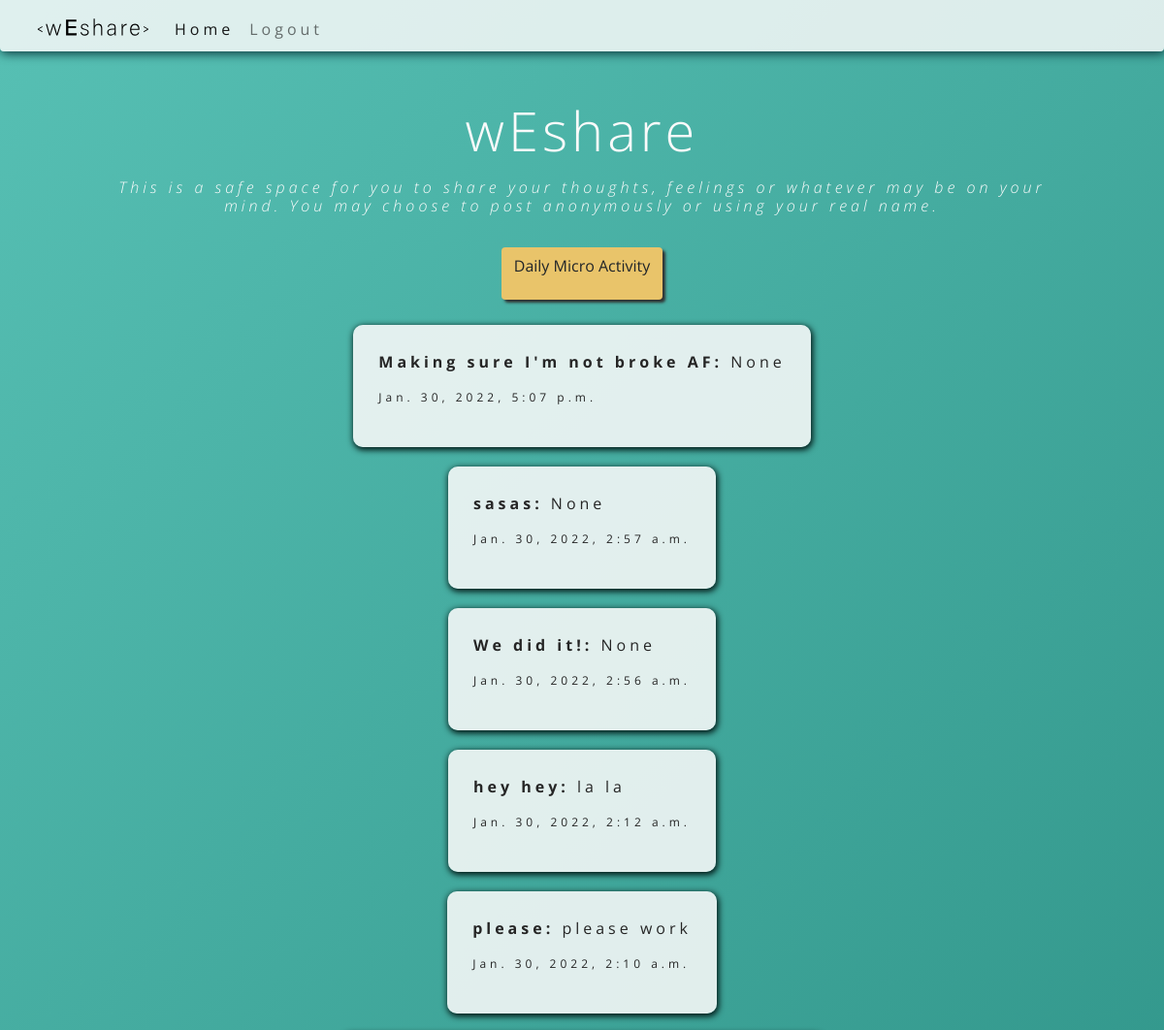
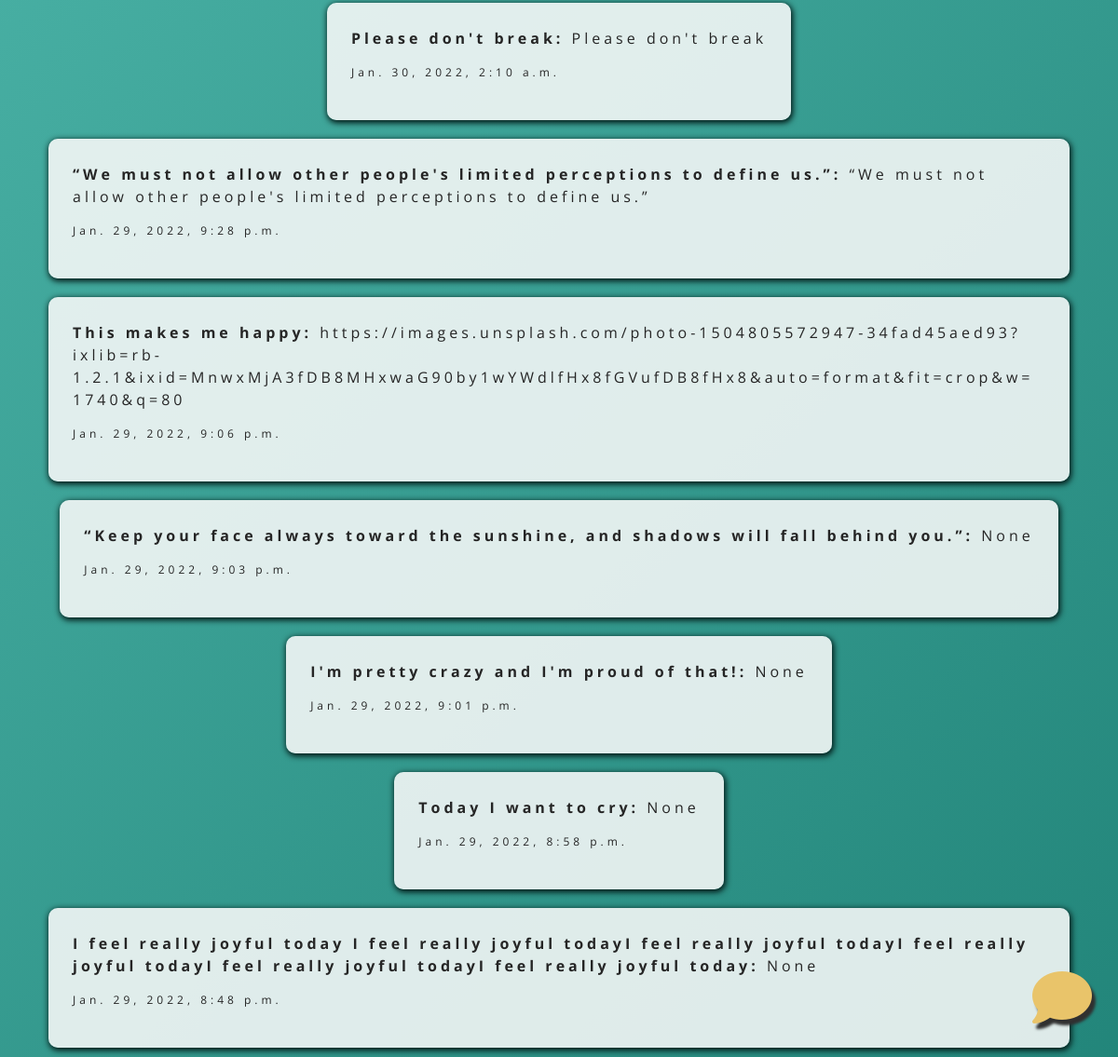
/view_posts/ (signed in), run on an earlier commit of the app's database (2 pictures, top to bottom).
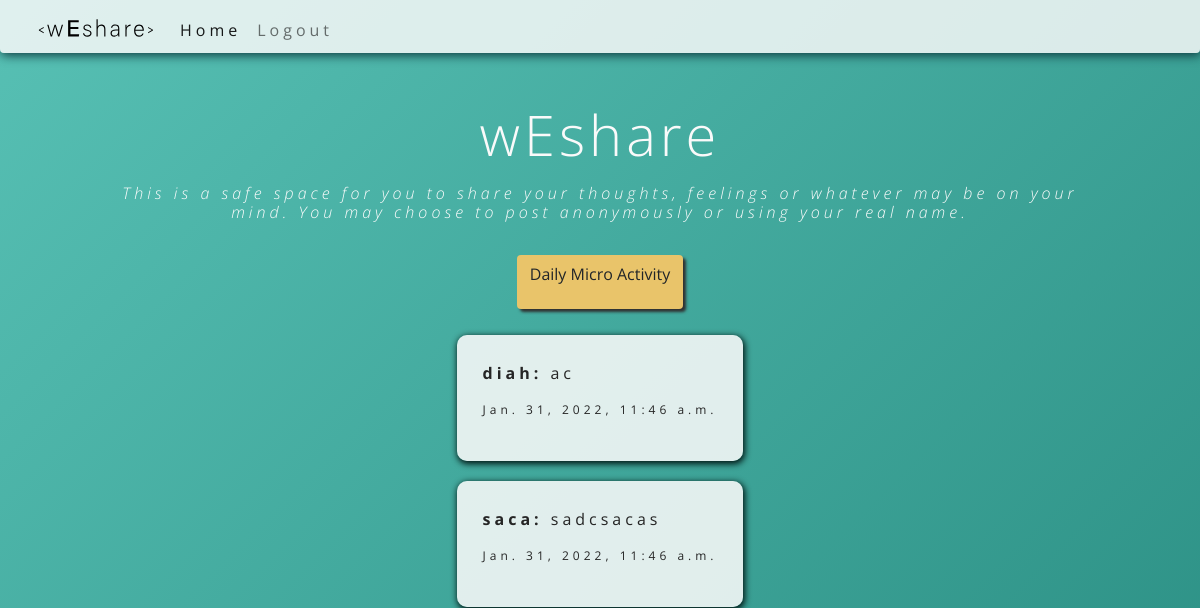
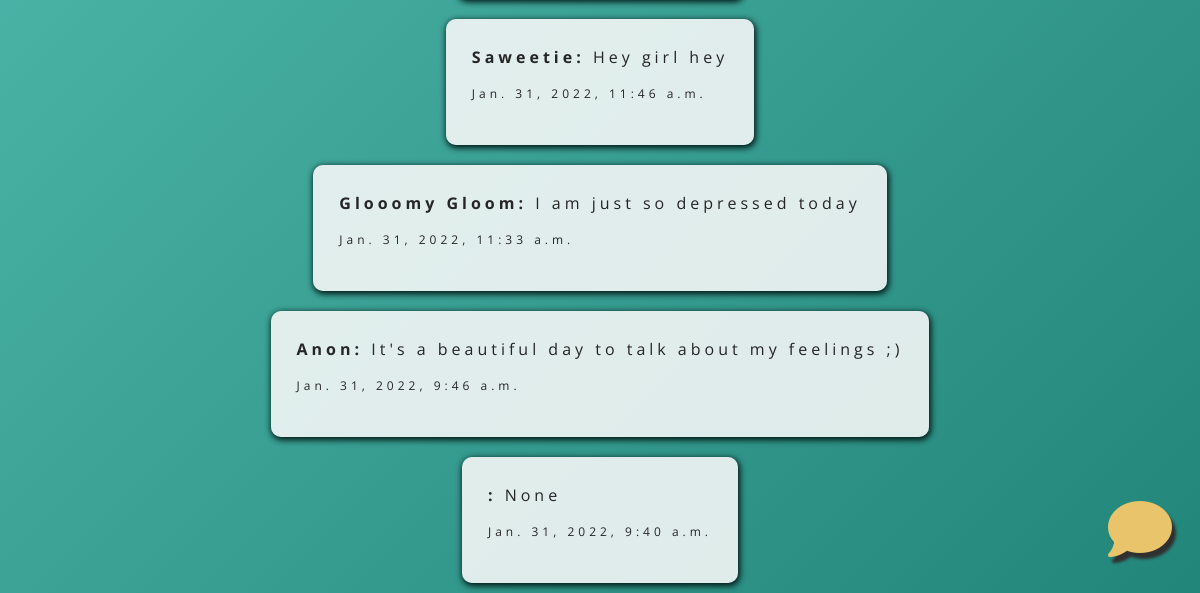
And on a later commit of the database (2 pictures, top to bottom).
### posts/models.py (models this page shows, shortened)
class Post(models.Model):
    description = models.CharField(max_length=1000, unique=True)
    unique_id = models.UUIDField(default=uuid.uuid4, max_length=100, unique=True, primary_key=True)
    date_published = models.DateTimeField(auto_now_add=True, verbose_name="date published")
    date_updated = models.DateTimeField(auto_now=True, verbose_name="date updated")
    user = models.ForeignKey(User, related_name='posts', on_delete=models.CASCADE)
    content = models.TextField(null=True, blank=True)
    class Meta:
        verbose_name_plural = 'Posts'
        verbose_name = 'Post'
        ordering = ['-date_published']

### posts/views.py (the view)
# urls.py: path('view_posts/', view_posts, name='view_posts'),
@login_required
def view_posts(request):
    posts = Post.objects.all()
    context = {
        'posts': posts
    }
    return render(request, 'posts.html', context)

### posts/templates/posts.html (shortened to what this page needs)
{% extends "base.html" %}
{% load static %}
{% load i18n %}
{% block content %}
<header>
	{% include 'nav.html' %}
</header>
<body class="posts">
	<div class="container-fluid">
		<div class="row">
			<div class="col-12 text-center mt-5">
				<h1 class="display-4 text-weshare text-center" style="color: #fafafa;">wEshare</h1>
				<h4 class="text-center fw-light my-3 mx-5 px-5" style="font-size: 1rem;">
					<em>This is a safe space for you to share your thoughts, feelings or
						whatever may be on
						your
						mind.
						You may choose to post anonymously or using your real name.</em>
				</h4>
			</div>
		</div>
		<div class="row my-3">
			<div class="d-flex justify-content-center">
				<div class="col-12 d-flex justify-content-center">
					<button type="button" class="btn" data-bs-toggle="modal" data-bs-target="#staticBackdrop"
						style="background-color: #e9c46a; box-shadow: 3px 3px 3px rgb(48, 48, 48);">
						<p>Daily Micro Activity</p>
					</button>
				</div>
			</div>
		</div>
	</div>
	<div class="container-fluid">
		<div class="row">
			{% for post in posts %}
			<div class="col-12">
				<div class="d-flex justify-content-center">
					{% if date_published == date %}
					<div class="card " style="max-width: fit-content;">
						<div class="card-body">
							<p><strong>{{ post.description }}:</strong> {{ post.content }}</p>
							<p class="text-small" style="font-size: 12px;">{{ post.date_published }}</p>
						</div>
					</div>
				</div>
			{% endif %}
			{% endfor %}
		</div>
	</div>
	</div>
	<footer class="fixed-bottom text-center bg-transparent my-3 pt-3">
		<div class="my-3 mx-2 float-end">
			<a class="btn-icon" href="{% url 'create_post' %}">
				<i class="mx-3 fas fa-comment fa-4x"
					style="color: #e9c46a; text-shadow: 4px 6px 3px rgb(48, 48, 48); border-color: none;"></i></a>
		</div>
	</footer>
</body>
{% endblock %}

### templates/base.html (shortened to what this page needs)
{% load static %}
<!DOCTYPE html>
<html lang="en">
<head>
    <link href="https://cdn.jsdelivr.net/npm/bootstrap@5.1.3/dist/css/bootstrap.min.css" rel="stylesheet"
>
    <link rel="stylesheet" href="https://cdnjs.cloudflare.com/ajax/libs/font-awesome/6.0.0-beta3/css/all.min.css"
 />
    <link href="{% static 'css/style.css' %}" rel="stylesheet" type="text/css" />
</head>
<body>
    {% block content %}
    {% endblock %}
</body>
</html>

### templates/nav.html (shortened to what this page needs)
{% load static %}
<header>
    <div class="container-fluid">
        <div class="row">
            <nav class="navbar navbar-expand-lg navbar-light bg-weshare text-dark rounded-bottom">
                <div class="container-fluid">
                    <a class="navbar-brand text-white" href="#">
                        <img src="{% static 'images/weshare-dark-logo.svg' %}" width="120" height="30"
                            class="d-inline-block align-top" alt="">
                    </a>
                    <div class="collapse navbar-collapse" id="navbarSupportedContent">
                        <ul class="navbar-nav me-auto mb-2 mb-lg-0">
                            <li class="nav-item">
                                <a class="nav-link active" aria-current="page" href="#">Home</a>
                            </li>
                            <li class="nav-item">
                                <a class="nav-link" href="{% url 'account_logout' %}">Logout</a>
                            </li>
                        </ul>
                    </div>
                </div>
            </nav>
        </div>
    </div>
</header>

### static/css/style.css (style rules this page uses)
* { padding: 0; margin: 0; box-sizing: border-box; }
body { font-family: 'Open sans', sans-serif; letter-spacing: 4px; }
body.posts, body.log-in-page, body.log-in-out-page { background: linear-gradient(-45deg, #57c0b4, #20685f, #117267, #57c0b4); background-size: 400% 400%; animation: gradient 25s ease infinite; min-height: 100vh; letter-spacing: 4px; color: #fcfcfc; }
a:link, a:visited { color: #fcfcfc; text-decoration: none; padding-bottom: 2px; font-family: 'Open Sans', sans-serif; }
a.navbar-brand { font-family: 'Open Sans', sans-serif; font-family: 2rem; }
.card { background: #fafafade; color: #252525; margin: 10px 40px; border: none; box-shadow: 1px 2px 6px 1px rgb(1, 22, 20); border-radius: 10px; padding: 10px; }
.btn { background-color: #0b6623; }
.bg-weshare { background: #fafafad6; box-shadow: 1px 2px 11px 0px #0a343a; }

What changed in the data, as far as the page shows it:
removed Post: description "Making sure I'm not broke AF", content "None", date_published "Jan. 30, 2022, 5:07 p.m."
removed Post: description "sasas", content "None", date_published "Jan. 30, 2022, 2:57 a.m."
removed Post: description "We did it!", content "None", date_published "Jan. 30, 2022, 2:56 a.m."
removed Post: description "hey hey", content "la la", date_published "Jan. 30, 2022, 2:12 a.m."
removed Post: description "please", content "please work", date_published "Jan. 30, 2022, 2:10 a.m."
removed Post: description "Please don't break", content "Please don't break", date_published "Jan. 30, 2022, 2:10 a.m."
removed Post: description "“We must not allow other people's limited perceptions to define us.”", content "“We must not allow other people's limited perceptions to define us.”", date_published "Jan. 29, 2022, 9:28 p.m."
removed Post: description "This makes me happy", content "https://images.unsplash.com/photo-1504805572947-34fad45aed93?ixlib=rb-1.2.1&ixid=MnwxMjA3fDB8MHxwaG90by1wYWdlfHx8fGVufDB8fHx8&auto=format&fit=crop&w=1740&q=80", date_published "Jan. 29, 2022, 9:06 p.m."
removed Post: description "“Keep your face always toward the sunshine, and shadows will fall behind you.”", content "None", date_published "Jan. 29, 2022, 9:03 p.m."
removed Post: description "I'm pretty crazy and I'm proud of that!", content "None", date_published "Jan. 29, 2022, 9:01 p.m."
removed Post: description "Today I want to cry", content "None", date_published "Jan. 29, 2022, 8:58 p.m."
removed Post: description "I feel really joyful today I feel really joyful todayI feel really joyful todayI feel really joyful todayI feel really joyful todayI feel really joyful today", content "None", date_published "Jan. 29, 2022, 8:48 p.m."
added Post: description "diah", content "ac", date_published "Jan. 31, 2022, 11:46 a.m."
added Post: description "saca", content "sadcsacas", date_published "Jan. 31, 2022, 11:46 a.m."
added Post: description "Saweetie", content "Hey girl hey", date_published "Jan. 31, 2022, 11:46 a.m."
added Post: description "Glooomy Gloom", content "I am just so depressed today", date_published "Jan. 31, 2022, 11:33 a.m."
added Post: description "Anon", content "It's a beautiful day to talk about my feelings ;)", date_published "Jan. 31, 2022, 9:46 a.m."
added Post: content "None", date_published "Jan. 31, 2022, 9:40 a.m."
